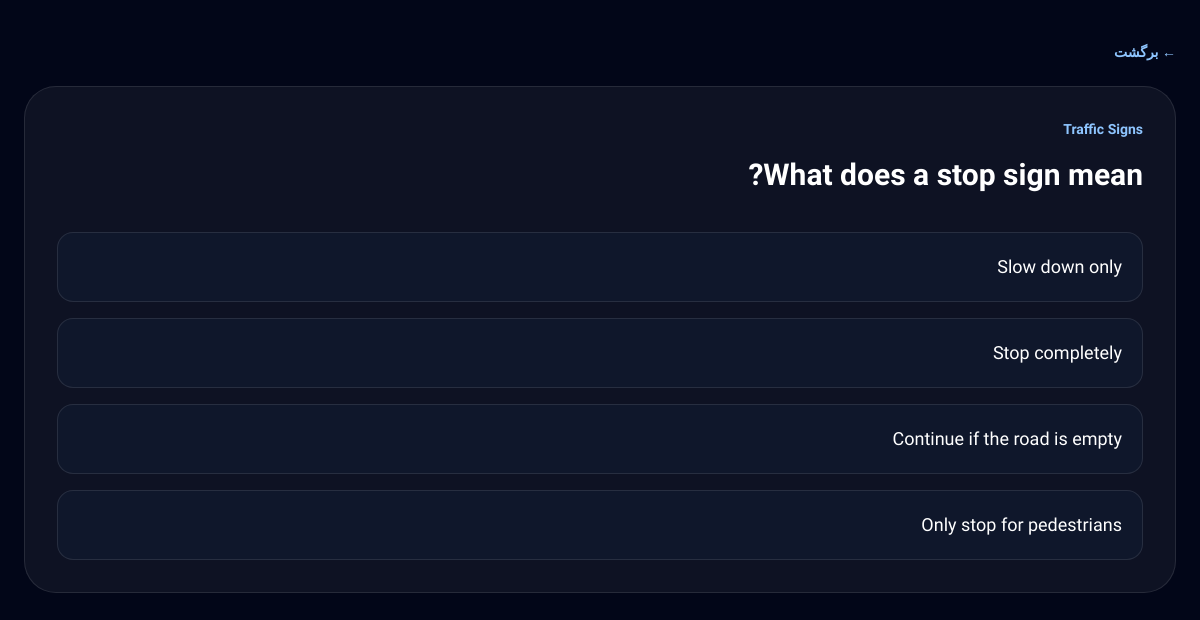
Screenshot of /quiz/9/ with the database file from the repository.
### quiz/models.py (models this page shows, shortened)
class Question(models.Model):
    SECTION_BASIC = "basic"
    SECTION_CLASS_B = "class_b"
    SECTION_CHOICES = [
        (SECTION_BASIC, "Basic Knowledge"),
        (SECTION_CLASS_B, "Class B"),
    ]
    category = models.ForeignKey(
        QuizCategory,
        on_delete=models.CASCADE,
        related_name="questions",
    )
    section = models.CharField(
        max_length=20,
        choices=SECTION_CHOICES,
        default=SECTION_BASIC,
    )
    title = models.TextField()
    image = models.ImageField(
        upload_to="quiz/images/",
        blank=True,
        null=True,
    )
    video_url = models.URLField(
        blank=True,
    )
    max_video_replays = models.PositiveSmallIntegerField(
        default=4,
        help_text="Maximum allowed video views before answering",
    )
    option_1 = models.CharField(max_length=255)
    option_2 = models.CharField(max_length=255)
    option_3 = models.CharField(max_length=255)
    option_4 = models.CharField(max_length=255, blank=True)
    correct_answer = models.PositiveSmallIntegerField(
        choices=[
            (1, "گزینه ۱"),
            (2, "گزینه ۲"),
            (3, "گزینه ۳"),
            (4, "گزینه ۴"),
        ]
    )
    points = models.PositiveSmallIntegerField(
        default=3,
        help_text="Fehlerpunkte / امتیاز خطا",
    )
    explanation = models.TextField(blank=True)
    is_published = models.BooleanField(default=True)
    created_at = models.DateTimeField(
        auto_now_add=True,
    )
    class Meta:
        ordering = ["section", "-created_at"]

class QuizCategory(models.Model):
    name = models.CharField(max_length=100)
    slug = models.SlugField(unique=True)
    class Meta:
        verbose_name = "Quiz Category"
        verbose_name_plural = "Quiz Categories"
        ordering = ["name"]

### quiz/views.py (the view)
def question_detail(request, pk):
    question = get_object_or_404(
        Question,
        pk=pk,
        is_published=True,
    )
    selected_answer = None
    is_correct = None
    if request.method == "POST":
        selected_answer = int(request.POST.get("answer"))
        is_correct = selected_answer == question.correct_answer
    return render(
        request,
        "quiz/question_detail.html",
        {
            "question": question,
            "selected_answer": selected_answer,
            "is_correct": is_correct,
        },
    )

### quiz/templates/quiz/question_detail.html (shortened to what this page needs)
{% extends "base/base.html" %}
{% block content %}
<main class="min-h-screen bg-slate-950 px-6 py-10 text-white">
    <div class="mx-auto w-full max-w-6xl">
        <a
            href="/dashboard/"
            class="mb-6 inline-block text-sm font-bold text-blue-300 hover:text-blue-200"
        >
            ← برگشت
        </a>
        <section class="rounded-[2rem] border border-white/10 bg-white/5 p-8">
            <div class="mb-8">
                <p class="mb-3 text-sm font-bold text-blue-300">
                    {{ question.category.name }}
                </p>
                <h1 class="text-3xl font-black leading-relaxed">
                    {{ question.title }}
                </h1>
            </div>
            <form method="post" class="space-y-4">
                <button
                    type="submit"
                    name="answer"
                    value="1"
                    class="block w-full rounded-2xl border p-5 text-right text-lg transition duration-200
                    {% if selected_answer == 1 and is_correct %}
                        border-green-400 bg-green-500 text-white
                    {% elif selected_answer == 1 and not is_correct %}
                        border-red-400 bg-red-500 text-white
                    {% elif selected_answer and question.correct_answer == 1 %}
                        border-green-400 bg-green-500/20 text-green-300
                    {% else %}
                        border-white/10 bg-slate-900 hover:border-blue-400 hover:bg-blue-600 hover:text-white
                    {% endif %}
                    "
                >
                    {{ question.option_1 }}
                </button>
                <button
                    type="submit"
                    name="answer"
                    value="2"
                    class="block w-full rounded-2xl border p-5 text-right text-lg transition duration-200
                    {% if selected_answer == 2 and is_correct %}
                        border-green-400 bg-green-500 text-white
                    {% elif selected_answer == 2 and not is_correct %}
                        border-red-400 bg-red-500 text-white
                    {% elif selected_answer and question.correct_answer == 2 %}
                        border-green-400 bg-green-500/20 text-green-300
                    {% else %}
                        border-white/10 bg-slate-900 hover:border-blue-400 hover:bg-blue-600 hover:text-white
                    {% endif %}
                    "
                >
                    {{ question.option_2 }}
                </button>
                <button
                    type="submit"
                    name="answer"
                    value="3"
                    class="block w-full rounded-2xl border p-5 text-right text-lg transition duration-200
                    {% if selected_answer == 3 and is_correct %}
                        border-green-400 bg-green-500 text-white
                    {% elif selected_answer == 3 and not is_correct %}
                        border-red-400 bg-red-500 text-white
                    {% elif selected_answer and question.correct_answer == 3 %}
                        border-green-400 bg-green-500/20 text-green-300
                    {% else %}
                        border-white/10 bg-slate-900 hover:border-blue-400 hover:bg-blue-600 hover:text-white
                    {% endif %}
                    "
                >
                    {{ question.option_3 }}
                </button>
                {% if question.option_4 %}
                    <button
                        type="submit"
                        name="answer"
                        value="4"
                        class="block w-full rounded-2xl border p-5 text-right text-lg transition duration-200
                        {% if selected_answer == 4 and is_correct %}
                            border-green-400 bg-green-500 text-white
                        {% elif selected_answer == 4 and not is_correct %}
                            border-red-400 bg-red-500 text-white
                        {% elif selected_answer and question.correct_answer == 4 %}
                            border-green-400 bg-green-500/20 text-green-300
                        {% else %}
                            border-white/10 bg-slate-900 hover:border-blue-400 hover:bg-blue-600 hover:text-white
                        {% endif %}
                        "
                    >
                        {{ question.option_4 }}
                    </button>
                {% endif %}
            </form>
        </section>
    </div>
</main>
{% endblock %}

### rows the page displays
Question: category.name "Traffic Signs", title "What does a stop sign mean?", option_1 "Slow down only", option_2 "Stop completely", option_3 "Continue if the road is empty", option_4 "Only stop for pedestrians"
